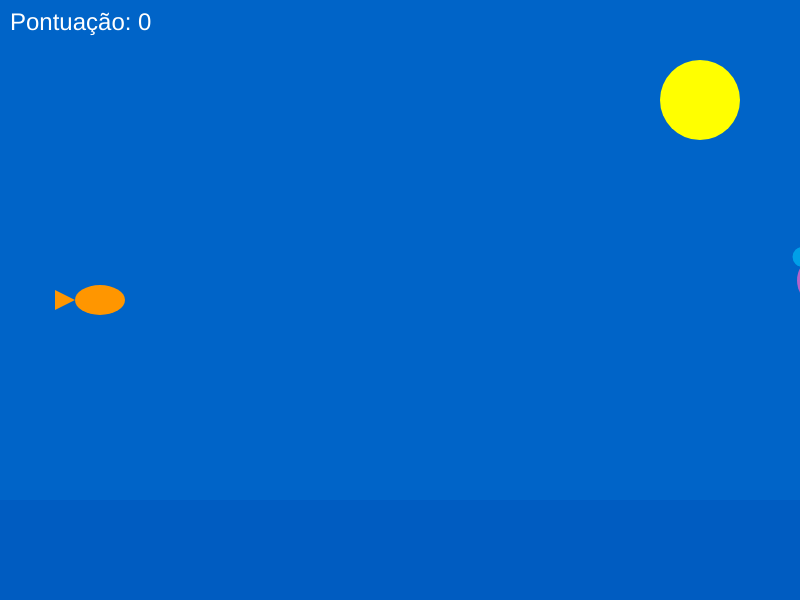
Frame 1 (no input)
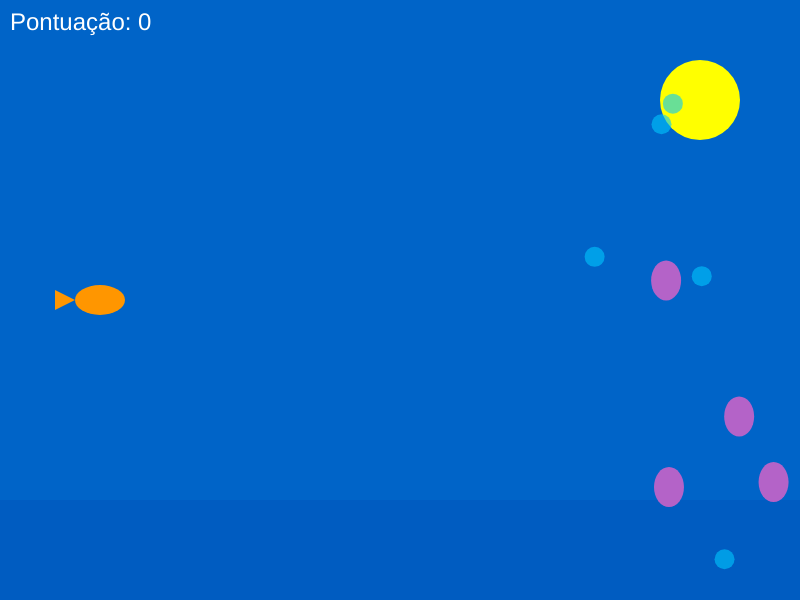
Frame 60 (no input)
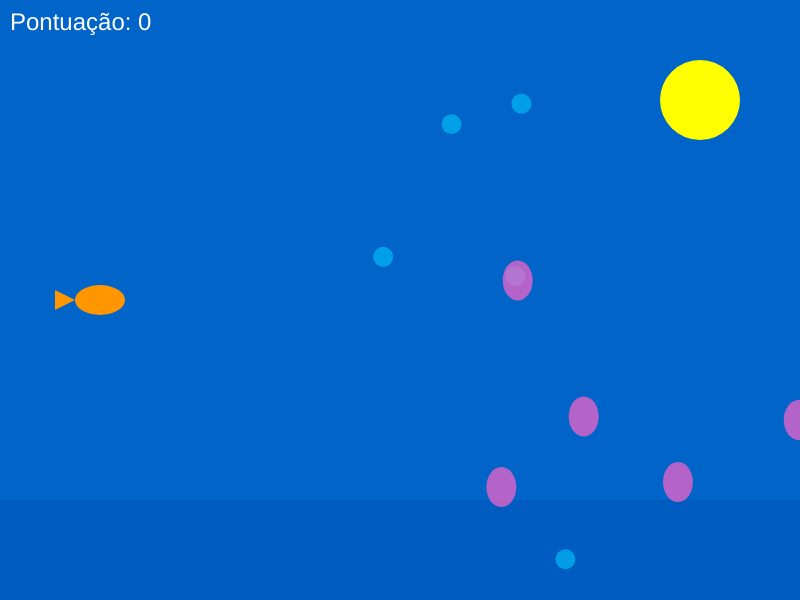
Frame 120 (the mouse pressed at the canvas centre since frame 60)

The p5.js sketch that drew these frames (run headless with seeded random() and noise() and a simulated clock; from frame 60 on, the mouse is pressed at the canvas centre):

// p5.js sketch
// ── sketch.js
let peixe;

let bolhas = [];

let aguasVivas = [];

let pontuacao = 0;

function setup() {

  createCanvas(800, 600);

  peixe = new Peixe();

  for (let i = 0; i < 5; i++) {

    bolhas.push(new Bolha());

    aguasVivas.push(new AguaViva());

  }

}

function draw() {

  background(0, 100, 200); // azul oceano

  desenharFundoDoMar();

  peixe.mover();

  peixe.exibir();

  for (let bolha of bolhas) {

    bolha.mover();

    bolha.exibir();

    if (peixe.colidiu(bolha)) {

      pontuacao++;

      bolha.reiniciar();

    }

  }

  for (let agua of aguasVivas) {

    agua.mover();

    agua.exibir();

    if (peixe.colidiu(agua)) {

      pontuacao--;

      agua.reiniciar();

    }

  }

  fill(255);

  textSize(24);

  text("Pontuação: " + pontuacao, 10, 30);

}

function keyPressed() {

  if (keyCode === UP_ARROW) peixe.direcao = -1;

  if (keyCode === DOWN_ARROW) peixe.direcao = 1;

}

function keyReleased() {

  peixe.direcao = 0

}

class Peixe {

  constructor() {

    this.x = 100;

    this.y = height / 2;

    this.direcao = 0;

  }

  mover() {

    this.y += this.direcao * 5;

    this.y = constrain(this.y, 0, height);

  }

  exibir() {

    fill(255, 150, 0);

    ellipse(this.x, this.y, 50, 30);

    triangle(this.x - 25, this.y, this.x - 45, this.y - 10, this.x - 45, this.y + 10);

  }

  colidiu(obj) {

    return dist(this.x, this.y, obj.x, obj.y) < 30;

  }

}

class Bolha {

  constructor() {

    this.reiniciar();

  }

  reiniciar() {

    this.x = random(width, width + 100);

    this.y = random(height);

    this.velocidade = random(2, 4);

  }

  mover() {

    this.x -= this.velocidade;

    if (this.x < -20) this.reiniciar();

  }

  exibir() {

    fill(0, 200, 255, 150);

    ellipse(this.x, this.y, 20, 20);

  }

}

class AguaViva {

  constructor() {

    this.reiniciar();

  }

  reiniciar() {

    this.x = random(width, width + 200);

    this.y = random(height);

    this.velocidade = random(1, 3);

  }

  mover() {

    this.x -= this.velocidade;

    if (this.x < -20) this.reiniciar();

  }

  exibir() {

    fill(255, 100, 200, 180);

    ellipse(this.x, this.y, 30, 40);

    line(this.x, this.y + 20, this.x, this.y + 40);

  }

}

function desenharFundoDoMar() {

  noStroke();

  fill(0, 80, 180, 100);

  rect(0, height - 100, width, 100);

  fill(255, 255, 0);

  ellipse(700, 100, 80, 80); // sol

}
